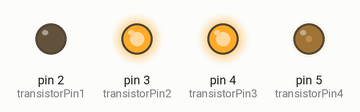
Recording of a sketch running on a simulated Arduino Uno, built with avr-gcc and run on an emulated ATmega328P. Parts: output pins drawn as LEDs (lit = HIGH). What the sketch prints to the serial monitor is not drawn.

Above: at 0.05 s.
At 2.2 s:
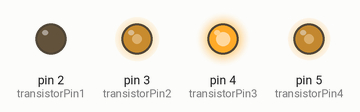
At 2.45 s:
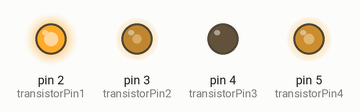
At 4.35 s:
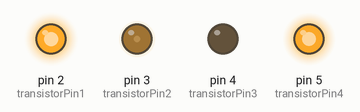
At 6.8 s:
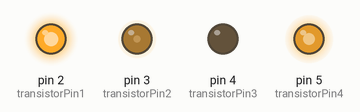
At 8.65 s:
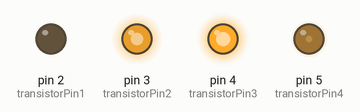
Timing chart, 0 to 13.1 s (numbered marks = the images above):
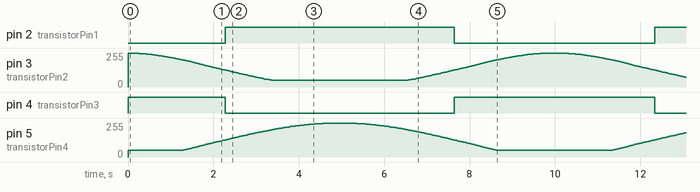

The sketch:

shadowthroughtime_lighttest.ino
```cpp
const int transistorPin1 = 2;
const int transistorPin2 = 3;
const int transistorPin3 = 4;
const int transistorPin4 = 5;

float intensity = 255;
float change = 0.4;

void setup() {
  //  pinMode(transistorPin1, OUTPUT);
  //  pinMode(transistorPin2, OUTPUT);
  pinMode(transistorPin3, OUTPUT);
  pinMode(transistorPin4, OUTPUT);
  Serial.begin(9600);
}

void loop() {
  if (intensity <= 0 || intensity >= 255) {
    change = -change;
  }

  intensity = intensity +  change;


  float result = sineFade(intensity, 0, 255);
  float result2 = map(result, 0, 255, 255, 0);

  if (result < 50) {
    result = 50;
  }
  if (result2 < 50) {
    result2 = 50;
  }

  analogWrite(transistorPin1, result);
  analogWrite(transistorPin2, result2);
  analogWrite(transistorPin3, result2);
  analogWrite(transistorPin4, result);

  delay(5);
  Serial.println(result);
}

float sineFade(int inValue, int minValue, int maxValue) {
  float angle = map(inValue, minValue, maxValue, 0, 179);
  float result = (sin((angle * PI / 180) + PI / 2) + 1) * 127.5;
  return result;
}
```

Measured:
- by itself, pin 2 (transistorPin1): alternates HIGH for 5.4 s and LOW for 4.7 s
- by itself, pin 4 (transistorPin3): repeats every 10.1 s: LOW 5.4 s, HIGH 4.7 s
